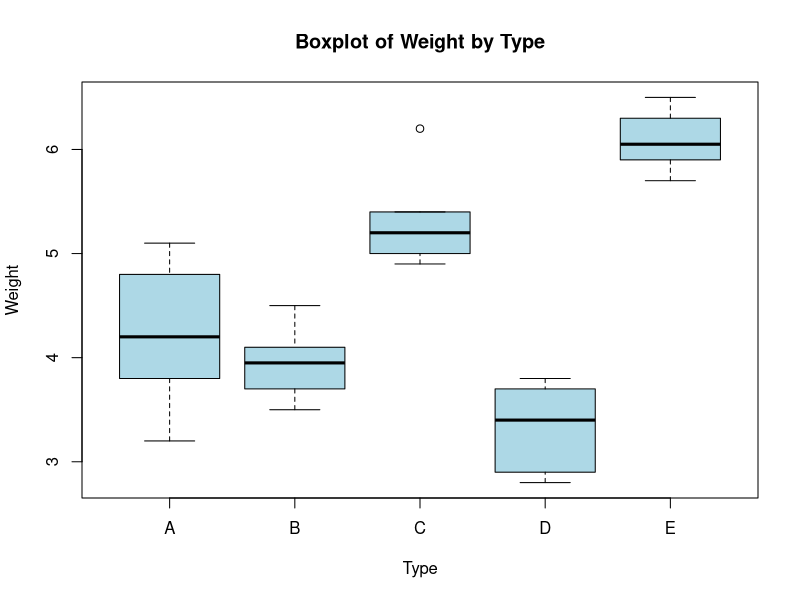
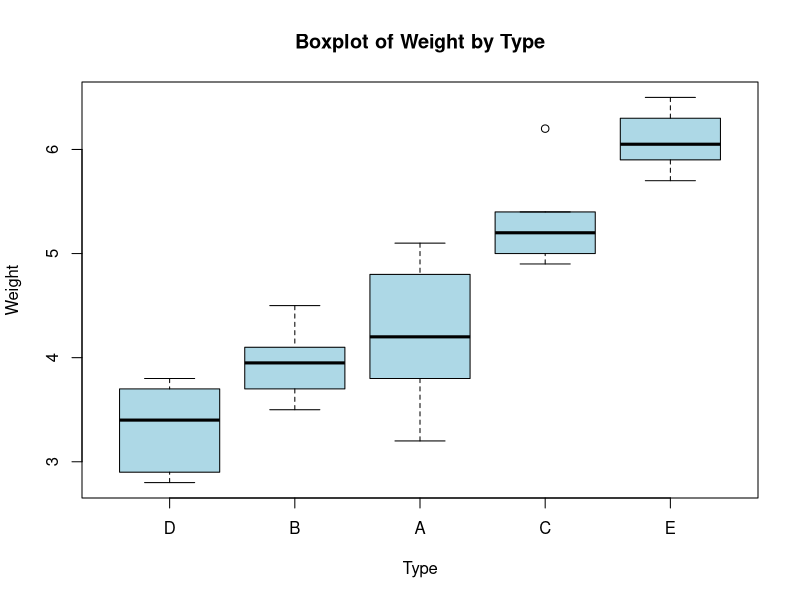

Write R code to recreate these figures, in order.
## ---- chunk 1
knitr::opts_chunk$set(echo = TRUE, fig.width = 6, fig.height = 5,
                      out.width = "75%", fig.align = "center")
## ---- chunk 2
type <- rep(c("A", "B", "C", "D", "E"), times=6)
weight <- c(
  3.2, 4.5, 5.1, 2.8, 6.3,
  4.1, 3.7, 6.2, 3.6, 5.9,
  3.8, 4.1, 4.9, 3.2, 6.1,
  4.3, 3.9, 5.0, 2.9, 5.7,
  5.1, 3.5, 5.3, 3.8, 6.5,
  4.8, 4.0, 5.4, 3.7, 6.0
)

df <- data.frame(type, weight)
## ---- chunk 3
boxplot(weight ~ type, 
        col  = "lightblue", 
        main = "Boxplot of Weight by Type", 
        xlab = "Type", 
        ylab = "Weight")
## ---- chunk 4
boxplot(weight ~ factor(type, levels=c("D", "B", "A", "C", "E")), 
        col  = "lightblue", 
        main = "Boxplot of Weight by Type", 
        xlab = "Type", 
        ylab = "Weight")
## ---- chunk 5
mean <- tapply(weight, type, mean)
effect <- mean - mean(weight)
effect
## ---- chunk 6
a <- 5;  n <- 6;  N <- a * n

sum_y      <- sum(weight)
sum_y2     <- sum(weight^2)
treat      <- tapply(weight, type, sum)
sum_treat  <- sum(treat)
sum_treat2 <- sum(treat^2)

cf       <- sum_y^2 / N
sst      <- sum_y2 - cf
ss_treat <- sum_treat2 / n - cf
sse      <- sst - ss_treat

ms_treat <- ss_treat / (a - 1)
mse      <- sse / (N - a)
f_calc   <- ms_treat / mse

f_tab <- qf(0.99, df1 = a - 1, df2 = N - a)

c(SS_treat = ss_treat, 
  SSE      = sse,
  MS_treat = ms_treat, 
  MSE      = mse,
  F_calc   = f_calc, 
  F_tab    = f_tab)
## ---- chunk 7
model <- aov(weight ~ type)
summary(model)
## ---- chunk 8
alpha <- 0.05
tcrit <- qt(1 - alpha/2, N - a)
y_c <- mean(weight[type == "C"])
tau_c   <- y_c - mean(weight)
se_tau   <- sqrt((a - 1) / a * mse / n)

c(lower = tau_c - tcrit * se_tau,
  upper = tau_c + tcrit * se_tau)
## ---- chunk 9
r          <- choose(a, 2)
tcrit_bonf <- qt(1 - alpha / (2 * r), N - a)
b          <- tcrit_bonf * sqrt(2 * mse / n)

pairs <- combn(names(mean), 2)
diff  <- mean[pairs[1, ]] - mean[pairs[2, ]]

data.frame(pair  = paste(pairs[1, ],"-" ,pairs[2, ]),
           diff  = diff,
           lower = diff - b,
           upper = diff + b,
           sig   = ifelse(abs(diff) > b, "*", ""))
## ---- chunk 10
TukeyHSD(model, "type", conf.level = 0.95)
